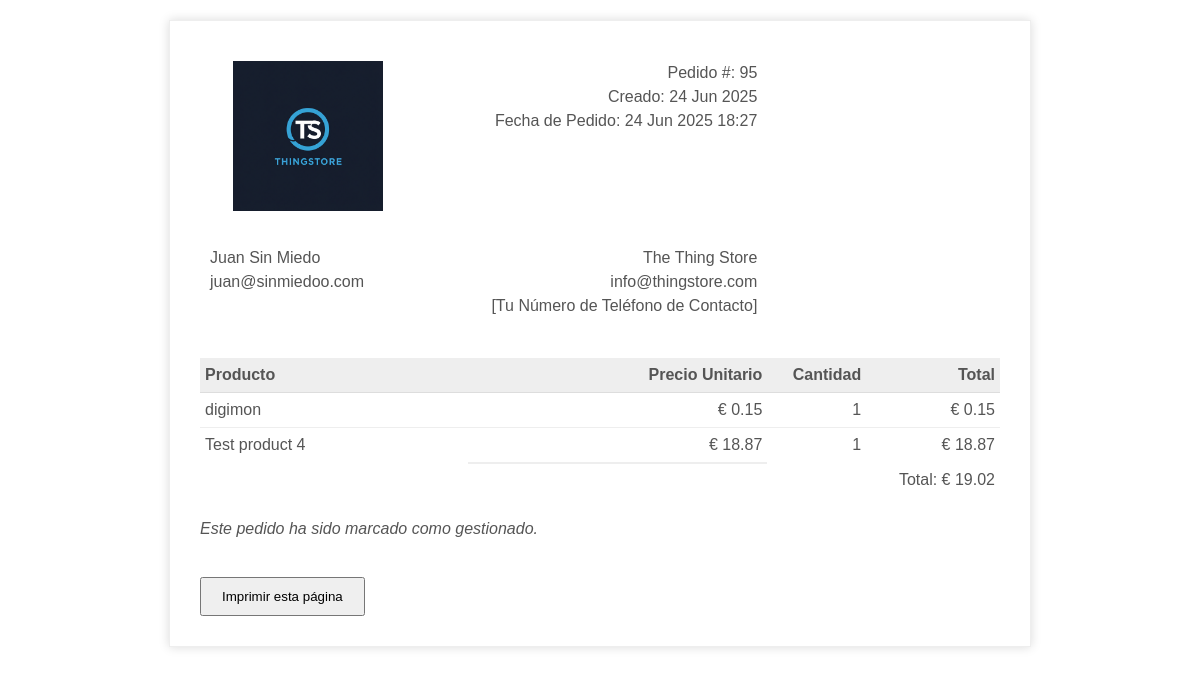
The app's page /order_print/95/ (signed in) with its own data.
### store/models.py (models this page shows, shortened)
class Order(models.Model):
    customer = models.ForeignKey(Customer, null=True, blank=True, on_delete=models.SET_NULL)
    date_ordered = models.DateTimeField(auto_now_add=True, null=True, blank=True)
    complete = models.BooleanField(default=False, verbose_name="PAYMENT COMPLETED")
    transaction_id = models.CharField(max_length=100, null=True)
    is_processed = models.BooleanField(default=False, verbose_name="PEDIDO GESTIONADO")
    guest_access_token = models.UUIDField(null=True, blank=True, unique=True)
    @property
    def get_cart_total(self):
        orderitems = self.orderitem_set.all()
        total = sum([item.get_total for item in orderitems])
        return total

class Customer(models.Model):
    user = models.OneToOneField(User, null=True, blank=True, on_delete=models.CASCADE)
    name = models.CharField(max_length=200, null=True)
    email = models.EmailField(max_length=200, null=True, unique=False)
    device = models.CharField(max_length=200, null=True, blank=True)

class OrderItem(models.Model):
    product = models.ForeignKey(Product, on_delete=models.SET_NULL, null=True)
    order = models.ForeignKey(Order, on_delete=models.CASCADE)
    quantity = models.IntegerField(default=0, null=True, blank=True)
    date_added = models.DateTimeField(auto_now_add=True)
    download_token = models.UUIDField(default=uuid.uuid4, editable=False, unique=True, null=True, blank=True)
    @property
    def get_total(self):
        if self.product:
            total = self.product.price * self.quantity
            return total
        return Decimal('0.00')  # Devuelve 0 si no hay producto

class Product(models.Model):
    name = models.CharField(max_length=200)
    price = models.DecimalField(max_digits=10, decimal_places=2)
    slug = models.SlugField(unique=True, max_length=200, null=True, blank=True)
    description = models.TextField(null=True, blank=True, help_text="Descripción corta del producto.")
    long_description = models.TextField(null=True, blank=True,
                                        help_text="Descripción detallada y características del producto.")
    digital = models.BooleanField(default=False, null=True, blank=True)
    image = models.ImageField(null=True, blank=True, upload_to='product_images/')
    digital_file = models.FileField(upload_to='digital_products/', null=True, blank=True)
    subcategory = models.ForeignKey(SubCategory, on_delete=models.SET_NULL, null=True, blank=True,
                                    related_name='products', verbose_name="Subcategoría")
    class Meta:
        verbose_name = "Producto"
        verbose_name_plural = "Productos"
        ordering = ['name']  # Puedes ordenar como prefieras

### store/views.py (the view, shortened to what this page needs)
# urls.py: path('order_print/<int:order_id>/', views.order_print_view, name='order_print'), # Nombre de la ruta: 'order_print'
def order_print_view(request, order_id):
    order = get_object_or_404(Order, id=order_id, complete=True)
    guest_token = request.GET.get('guest_token')
    if request.user.is_authenticated:
        customer = request.user.customer
        if order.customer != customer:
            raise Http404("No tienes permiso para ver este pedido.")
    current_datetime = timezone.now()
    context = {
        'order': order,
        'order_items': order.orderitem_set.all(),
        'current_datetime': current_datetime,
        'guest_access_token': guest_token
    }
    return render(request, 'store/order_print.html', context)

### store/templates/store/order_print.html (shortened to what this page needs)
{% load static %}
<!DOCTYPE html>
<html>
<head>
</head>
<body>
    <div class="invoice-box">
        <table cellpadding="0" cellspacing="0">
            <tr class="top">
                <td colspan="2">
                    <table>
                        <tr>
                            <td class="title">
                                <img src="{% static 'images/ts.png' %}" style="width:100%; max-width:150px; height:auto; display:block; margin: 0 auto;" alt="Logo Tu Tienda">
                            </td>
                            <td>
                                Pedido #: {{ order.id }}<br>
                                Creado: {{ current_datetime|date:"d M Y" }}<br>
                                Fecha de Pedido: {{ order.date_ordered|date:"d M Y H:i" }}
                            </td>
                        </tr>
                    </table>
                </td>
            </tr>
            <tr class="information">
                <td colspan="2">
                    <table>
                        <tr>
                            <td>
                                {% if order.customer.name %}{{ order.customer.name }}{% else %}Cliente Anónimo{% endif %}<br>
                                {% if order.customer.email %}{{ order.customer.email }}{% endif %}<br>
                            </td>
                            <td>
                                The Thing Store<br>
                                info@thingstore.com<br>
                                [Tu Número de Teléfono de Contacto]
                            </td>
                        </tr>
                    </table>
                </td>
            </tr>
            <tr class="heading">
                <td>Producto</td>
                <td class="text-right">Precio Unitario</td>
                <td class="text-right">Cantidad</td>
                <td class="text-right">Total</td>
            </tr>
            {% for item in order_items %}
            <tr class="item {% if forloop.last %}last{% endif %}">
                <td class="text-left">{{ item.product.name }}</td>
                <td class="text-right">€ {{ item.product.price|floatformat:2 }}</td>
                <td class="text-right">{{ item.quantity }}</td>
                <td class="text-right">€ {{ item.get_total|floatformat:2 }}</td>
            </tr>
            {% endfor %}
            <tr class="total">
                <td></td>
                <td></td>
                <td></td>
                <td class="text-right">Total: € {{ order.get_cart_total|floatformat:2 }}</td>
            </tr>
        </table>
        {% if order.is_processed %}
            <p style="margin-top: 20px; font-style: italic;">Este pedido ha sido marcado como gestionado.</p>
        {% else %}
            <p style="margin-top: 20px; font-style: italic;">Este pedido está pendiente de gestión y será procesado en breve.</p>
        {% endif %}
        <button onclick="window.print()" style="margin-top: 20px; padding: 10px 20px; cursor: pointer;">Imprimir esta página</button>
    </div>
</body>
</html>

### store/templates/store/order_print.html (style rules this page uses)
body { font-family: sans-serif; margin: 20px; }
.invoice-box { max-width: 800px; margin: auto; padding: 30px; border: 1px solid #eee; box-shadow: 0 0 10px rgba(0, 0, 0, .15); font-size: 16px; line-height: 24px; color: #555; }
.invoice-box table { width: 100%; line-height: inherit; text-align: left; border-collapse: collapse; }
.invoice-box table td { padding: 5px; vertical-align: top; }
.invoice-box table tr td:nth-child(2) { text-align: right; }
.invoice-box table tr.top table td { padding-bottom: 20px; }
.invoice-box table tr.top table td.title { font-size: 45px; line-height: 45px; color: #333; }
.invoice-box table tr.information table td { padding-bottom: 35px; }
.invoice-box table tr.heading td { background: #eee; border-bottom: 1px solid #ddd; font-weight: bold; }
.invoice-box table tr.item td { border-bottom: 1px solid #eee; }
.invoice-box table tr.item.last td { border-bottom: none; }
.invoice-box table tr.total td:nth-child(2) { border-top: 2px solid #eee; font-weight: bold; }
.text-right { text-align: right; }
.text-left { text-align: left; }

### records on screen
Order: id "95", date_ordered "24 Jun 2025 18:27", customer.name "Juan Sin Miedo", customer.email "juan@sinmiedoo.com", get_cart_total "19.02"
OrderItem: product.name "digimon", product.price "0.15", quantity "1", get_total "0.15"
OrderItem: product.name "Test product 4", product.price "18.87", quantity "1", get_total "18.87"
